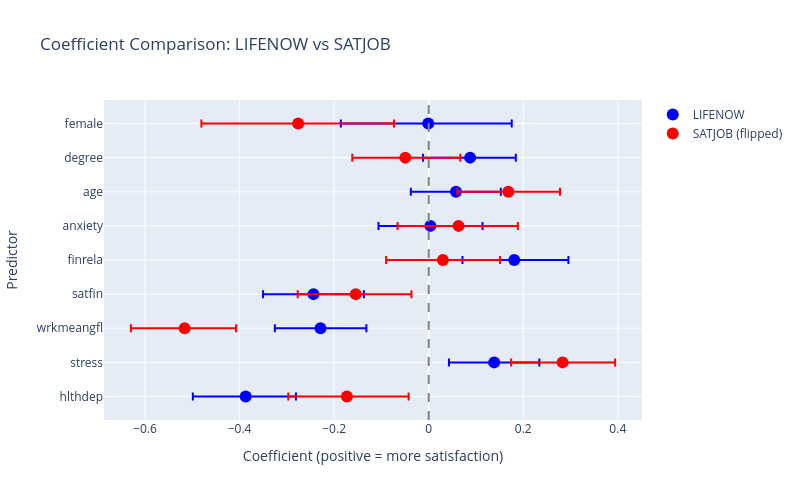

Notebook source saved alongside this figure:
### Code cell
# Visualize coefficient comparison
fig = go.Figure()

# LIFENOW coefficients
fig.add_trace(go.Scatter(
    x=comparison_df['LIFENOW_mean'],
    y=comparison_df['Predictor'],
    mode='markers',
    name='LIFENOW',
    marker=dict(size=12, color='blue'),
    error_x=dict(
        type='data',
        symmetric=False,
        array=comparison_df['LIFENOW_hdi_high'] - comparison_df['LIFENOW_mean'],
        arrayminus=comparison_df['LIFENOW_mean'] - comparison_df['LIFENOW_hdi_low']
    )
))

# SATJOB coefficients (flipped so positive = more satisfaction)
# When negating: new_mean = -old_mean, new_hdi_low = -old_hdi_high, new_hdi_high = -old_hdi_low
satjob_mean_flipped = -comparison_df['SATJOB_mean']
satjob_hdi_low_flipped = -comparison_df['SATJOB_hdi_high']  # Note the swap
satjob_hdi_high_flipped = -comparison_df['SATJOB_hdi_low']  # Note the swap

fig.add_trace(go.Scatter(
    x=satjob_mean_flipped,
    y=comparison_df['Predictor'],
    mode='markers',
    name='SATJOB (flipped)',
    marker=dict(size=12, color='red'),
    error_x=dict(
        type='data',
        symmetric=False,
        array=satjob_hdi_high_flipped - satjob_mean_flipped,
        arrayminus=satjob_mean_flipped - satjob_hdi_low_flipped
    )
))

fig.add_vline(x=0, line_dash='dash', line_color='gray')
fig.update_layout(
    title='Coefficient Comparison: LIFENOW vs SATJOB',
    xaxis_title='Coefficient (positive = more satisfaction)',
    yaxis_title='Predictor',
    height=500,
    width=800
)
fig.show()

### Figure 1 — Plotly figure (JSON) as saved in the notebook; plotly's stock layout.template omitted (floating-point values rounded to 4 significant figures)
{"data": [{"error_x": {"array": [0.1063, 0.09555, 0.09712, 0.1067, 0.1145, 0.1103, 0.09485, 0.09661, 0.1765], "arrayminus": [0.1118, 0.09569, 0.09657, 0.1067, 0.1095, 0.1098, 0.09548, 0.09968, 0.185], "symmetric": false, "type": "data"}, "marker": {"color": "blue", "size": 12}, "mode": "markers", "name": "LIFENOW", "type": "scatter", "x": [-0.3871, 0.1385, -0.2289, -0.2437, 0.1809, 0.003604, 0.05767, 0.08766, -0.0008855], "y": ["hlthdep", "stress", "wrkmeangfl", "satfin", "finrela", "anxiety", "age", "degree", "female"]}, {"error_x": {"array": [0.1306, 0.1111, 0.1089, 0.1179, 0.1207, 0.1255, 0.1093, 0.1163, 0.2025], "arrayminus": [0.124, 0.1087, 0.1136, 0.1228, 0.1202, 0.1289, 0.1079, 0.1122, 0.2047], "symmetric": false, "type": "data"}, "marker": {"color": "red", "size": 12}, "mode": "markers", "name": "SATJOB (flipped)", "type": "scatter", "x": [-0.173, 0.2831, -0.5163, -0.1543, 0.03004, 0.06305, 0.1684, -0.04944, -0.2761], "y": ["hlthdep", "stress", "wrkmeangfl", "satfin", "finrela", "anxiety", "age", "degree", "female"]}], "layout": {"height": 500, "shapes": [{"line": {"color": "gray", "dash": "dash"}, "type": "line", "x0": 0, "x1": 0, "xref": "x", "y0": 0, "y1": 1, "yref": "y domain"}], "title": {"text": "Coefficient Comparison: LIFENOW vs SATJOB"}, "width": 800, "xaxis": {"title": {"text": "Coefficient (positive = more satisfaction)"}}, "yaxis": {"title": {"text": "Predictor"}}}}
